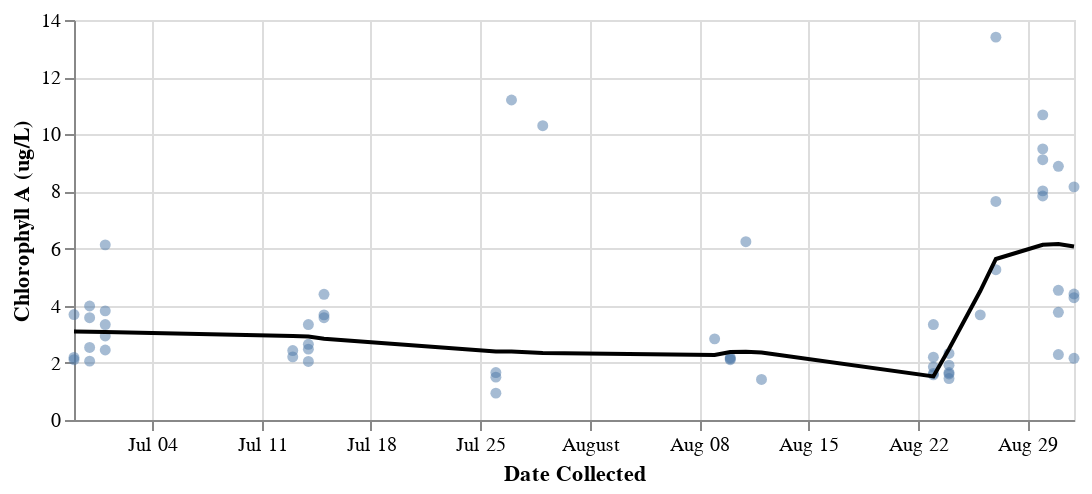

The notebook cell saved with this chart:
### Code cell
# Time series seasonal analysis of CA 
time_scatter = alt.Chart(ncca_mod2).mark_circle(
    opacity = 0.5
).encode(
    x = 'Date Collected:T',
    y = 'Chlorophyll A (ug/L)'
).properties(
    height = 200,
    width = 500
)

# compute smooth
time_smooth = time_scatter.transform_loess(
    on = 'Date Collected',
    loess = 'Chlorophyll A (ug/L)',
    bandwidth = 0.4
).mark_line(color = 'black')

time_scatter + time_smooth

### Figure 1 — Vega-Lite specification as saved in the notebook (floating-point values rounded to 4 significant figures)
{"config": {"view": {"continuousWidth": 400, "continuousHeight": 300}}, "layer": [{"mark": {"type": "circle", "opacity": 0.5}, "encoding": {"x": {"field": "Date Collected", "type": "temporal"}, "y": {"field": "Chlorophyll A (ug/L)", "type": "quantitative"}}, "height": 200, "width": 500}, {"mark": {"type": "line", "color": "black"}, "encoding": {"x": {"field": "Date Collected", "type": "temporal"}, "y": {"field": "Chlorophyll A (ug/L)", "type": "quantitative"}}, "height": 200, "transform": [{"loess": "Chlorophyll A (ug/L)", "on": "Date Collected", "bandwidth": 0.4}], "width": 500}], "data": {"name": "data-04f0ee07626d9de5de71ad210b86a4de"}, "$schema": "https://vega.github.io/schema/vega-lite/v4.17.0.json", "datasets": {"data-04f0ee07626d9de5de71ad210b86a4de": [{"Region": "West", "Date Collected": "2010-07-01T00:00:00", "Chlorophyll A (ug/L)": 3.34, "Season": "Summer"}, {"Region": "West", "Date Collected": "2010-07-01T00:00:00", "Chlorophyll A (ug/L)": 2.45, "Season": "Summer"}, {"Region": "West", "Date Collected": "2010-07-01T00:00:00", "Chlorophyll A (ug/L)": 3.82, "Season": "Summer"}, {"Region": "West", "Date Collected": "2010-07-01T00:00:00", "Chlorophyll A (ug/L)": 6.13, "Season": "Summer"}, {"Region": "West", "Date Collected": "2010-07-01T00:00:00", "Chlorophyll A (ug/L)": 2.94, "Season": "Summer"}, {"Region": "West", "Date Collected": "2010-06-29T00:00:00", "Chlorophyll A (ug/L)": 3.69, "Season": "Spring"}, {"Region": "West", "Date Collected": "2010-07-13T00:00:00", "Chlorophyll A (ug/L)": 2.43, "Season": "Summer"}, {"Region": "West", "Date Collected": "2010-07-14T00:00:00", "Chlorophyll A (ug/L)": 2.48, "Season": "Summer"}, {"Region": "West", "Date Collected": "2010-07-14T00:00:00", "Chlorophyll A (ug/L)": 3.34, "Season": "Summer"}, {"Region": "West", "Date Collected": "2010-07-15T00:00:00", "Chlorophyll A (ug/L)": 4.4, "Season": "Summer"}, {"Region": "West", "Date Collected": "2010-07-15T00:00:00", "Chlorophyll A (ug/L)": 3.68, "Season": "Summer"}, {"Region": "West", "Date Collected": "2010-07-13T00:00:00", "Chlorophyll A (ug/L)": 2.21, "Season": "Summer"}, {"Region": "West", "Date Collected": "2010-07-15T00:00:00", "Chlorophyll A (ug/L)": 3.58, "Season": "Summer"}, {"Region": "West", "Date Collected": "2010-07-14T00:00:00", "Chlorophyll A (ug/L)": 2.65, "Season": "Summer"}, {"Region": "West", "Date Collected": "2010-07-14T00:00:00", "Chlorophyll A (ug/L)": 2.05, "Season": "Summer"}, {"Region": "West", "Date Collected": "2010-07-26T00:00:00", "Chlorophyll A (ug/L)": 1.66, "Season": "Summer"}, {"Region": "West", "Date Collected": "2010-07-27T00:00:00", "Chlorophyll A (ug/L)": 11.2, "Season": "Summer"}, {"Region": "West", "Date Collected": "2010-07-26T00:00:00", "Chlorophyll A (ug/L)": 0.94, "Season": "Summer"}, {"Region": "West", "Date Collected": "2010-08-11T00:00:00", "Chlorophyll A (ug/L)": 6.24, "Season": "Summer"}, {"Region": "West", "Date Collected": "2010-08-09T00:00:00", "Chlorophyll A (ug/L)": 2.84, "Season": "Summer"}, {"Region": "West", "Date Collected": "2010-08-10T00:00:00", "Chlorophyll A (ug/L)": 2.19, "Season": "Summer"}, {"Region": "West", "Date Collected": "2010-08-12T00:00:00", "Chlorophyll A (ug/L)": 1.42, "Season": "Summer"}, {"Region": "West", "Date Collected": "2010-08-10T00:00:00", "Chlorophyll A (ug/L)": 2.11, "Season": "Summer"}, {"Region": "West", "Date Collected": "2010-07-26T00:00:00", "Chlorophyll A (ug/L)": 1.5, "Season": "Summer"}, {"Region": "West", "Date Collected": "2010-07-29T00:00:00", "Chlorophyll A (ug/L)": 10.3, "Season": "Summer"}, {"Region": "West", "Date Collected": "2010-08-10T00:00:00", "Chlorophyll A (ug/L)": 2.148, "Season": "Summer"}, {"Region": "West", "Date Collected": "2010-08-30T00:00:00", "Chlorophyll A (ug/L)": 8.02, "Season": "Summer"}, {"Region": "West", "Date Collected": "2010-08-31T00:00:00", "Chlorophyll A (ug/L)": 4.54, "Season": "Summer"}, {"Region": "West", "Date Collected": "2010-08-26T00:00:00", "Chlorophyll A (ug/L)": 3.68, "Season": "Summer"}, {"Region": "West", "Date Collected": "2010-08-24T00:00:00", "Chlorophyll A (ug/L)": 2.33, "Season": "Summer"}, {"Region": "West", "Date Collected": "2010-08-24T00:00:00", "Chlorophyll A (ug/L)": 1.66, "Season": "Summer"}, {"Region": "West", "Date Collected": "2010-08-23T00:00:00", "Chlorophyll A (ug/L)": 3.34, "Season": "Summer"}, {"Region": "West", "Date Collected": "2010-08-23T00:00:00", "Chlorophyll A (ug/L)": 2.2, "Season": "Summer"}, {"Region": "West", "Date Collected": "2010-09-01T00:00:00", "Chlorophyll A (ug/L)": 2.16, "Season": "Summer"}, {"Region": "West", "Date Collected": "2010-09-01T00:00:00", "Chlorophyll A (ug/L)": 8.16, "Season": "Summer"}, {"Region": "West", "Date Collected": "2010-09-01T00:00:00", "Chlorophyll A (ug/L)": 4.41, "Season": "Summer"}, {"Region": "West", "Date Collected": "2010-09-01T00:00:00", "Chlorophyll A (ug/L)": 4.28, "Season": "Summer"}, {"Region": "West", "Date Collected": "2010-08-30T00:00:00", "Chlorophyll A (ug/L)": 9.49, "Season": "Summer"}, {"Region": "West", "Date Collected": "2010-08-30T00:00:00", "Chlorophyll A (ug/L)": 10.68, "Season": "Summer"}, {"Region": "West", "Date Collected": "2010-08-30T00:00:00", "Chlorophyll A (ug/L)": 7.84, "Season": "Summer"}, {"Region": "West", "Date Collected": "2010-08-30T00:00:00", "Chlorophyll A (ug/L)": 9.11, "Season": "Summer"}, {"Region": "West", "Date Collected": "2010-08-31T00:00:00", "Chlorophyll A (ug/L)": 8.88, "Season": "Summer"}, {"Region": "West", "Date Collected": "2010-08-27T00:00:00", "Chlorophyll A (ug/L)": 7.65, "Season": "Summer"}, {"Region": "West", "Date Collected": "2010-08-27T00:00:00", "Chlorophyll A (ug/L)": 5.26, "Season": "Summer"}, {"Region": "West", "Date Collected": "2010-08-27T00:00:00", "Chlorophyll A (ug/L)": 13.4, "Season": "Summer"}, {"Region": "West", "Date Collected": "2010-08-31T00:00:00", "Chlorophyll A (ug/L)": 2.29, "Season": "Summer"}, {"Region": "West", "Date Collected": "2010-08-24T00:00:00", "Chlorophyll A (ug/L)": 1.61, "Season": "Summer"}, {"Region": "West", "Date Collected": "2010-08-24T00:00:00", "Chlorophyll A (ug/L)": 1.92, "Season": "Summer"}, {"Region": "West", "Date Collected": "2010-08-31T00:00:00", "Chlorophyll A (ug/L)": 3.77, "Season": "Summer"}, {"Region": "West", "Date Collected": "2010-08-23T00:00:00", "Chlorophyll A (ug/L)": 1.86, "Season": "Summer"}, {"Region": "West", "Date Collected": "2010-08-24T00:00:00", "Chlorophyll A (ug/L)": 1.45, "Season": "Summer"}, {"Region": "West", "Date Collected": "2010-08-23T00:00:00", "Chlorophyll A (ug/L)": 1.58, "Season": "Summer"}, {"Region": "West", "Date Collected": "2010-08-23T00:00:00", "Chlorophyll A (ug/L)": 1.63, "Season": "Summer"}, {"Region": "West", "Date Collected": "2010-06-30T00:00:00", "Chlorophyll A (ug/L)": 3.99, "Season": "Spring"}, {"Region": "West", "Date Collected": "2010-06-30T00:00:00", "Chlorophyll A (ug/L)": 2.54, "Season": "Spring"}, {"Region": "West", "Date Collected": "2010-06-30T00:00:00", "Chlorophyll A (ug/L)": 3.58, "Season": "Spring"}, {"Region": "West", "Date Collected": "2010-06-30T00:00:00", "Chlorophyll A (ug/L)": 2.06, "Season": "Spring"}, {"Region": "West", "Date Collected": "2010-06-29T00:00:00", "Chlorophyll A (ug/L)": 2.11, "Season": "Spring"}, {"Region": "West", "Date Collected": "2010-06-29T00:00:00", "Chlorophyll A (ug/L)": 2.19, "Season": "Spring"}]}}
